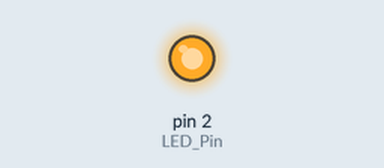
Simulated run of this sketch. Board: Arduino Uno, built with avr-gcc and run on an emulated ATmega328P. On the bench: output pins drawn as LEDs (lit = HIGH).

Above: at 0.1 s.
Timing chart, 0 to 1.6 s (numbered marks = the images above):
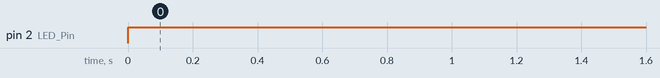

Measured:
- by itself, pin 2 (LED_Pin): LOW → HIGH at 0.00 s

The sketch:

LED.ino
```cpp
const int LED_Pin = 2;
void setup() {
  // initialize digital pin LED_BUILTIN as an output.
  pinMode(LED_Pin, OUTPUT);
}

// the loop function runs over and over again forever
void loop() {
  digitalWrite(LED_Pin, HIGH);   // turn the LED on (HIGH is the voltage level)
  delay(1000);                       // wait for a second
}
```
